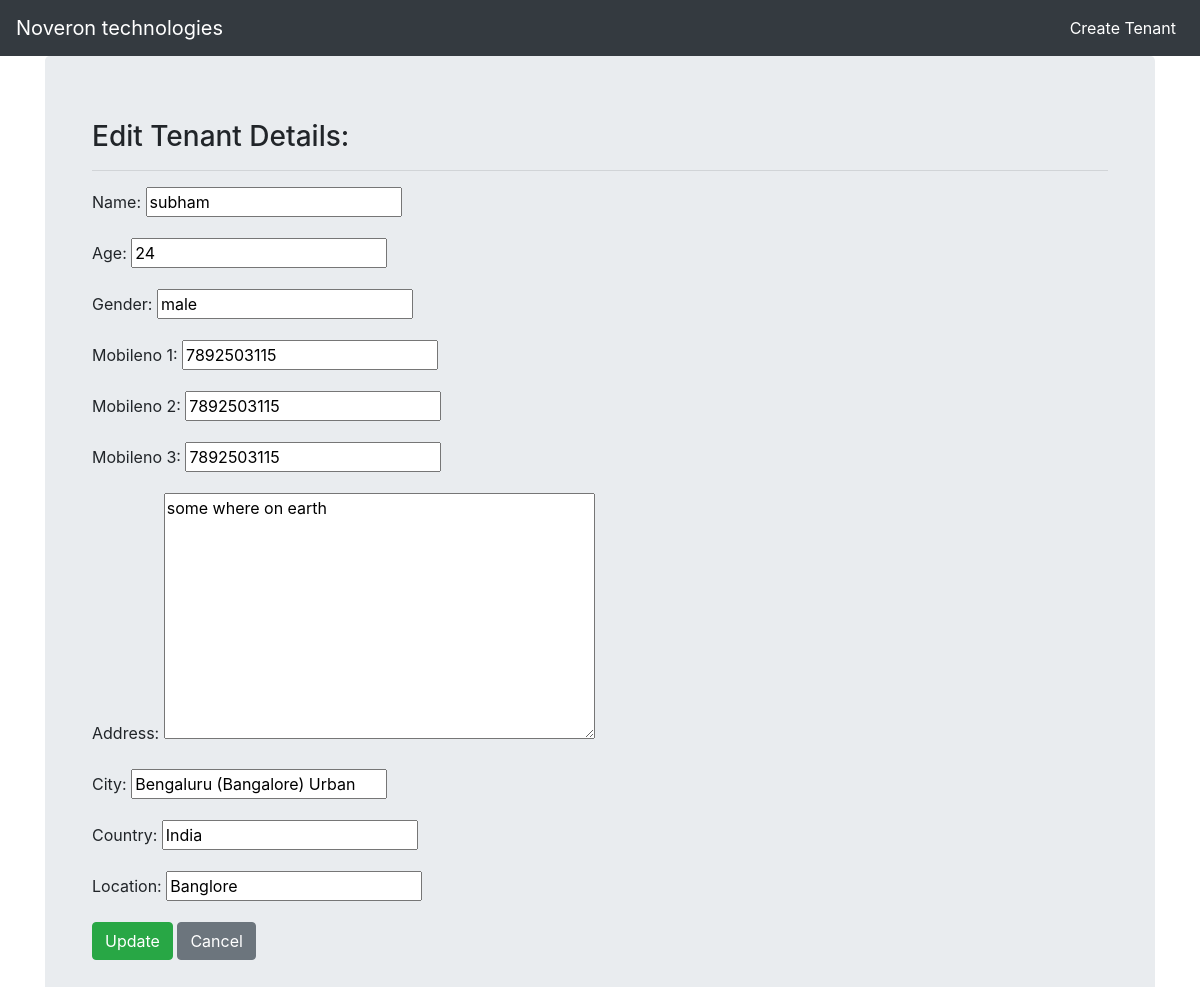
/tenants/3/subham/edit/, run on the app's committed database.
### delta/models.py (models this page shows, shortened)
class Tenants(models.Model):
    GENDER_CHOICE = {
        ('male', 'Male'), ('female', 'Female') ,('others', 'Others')
    }
    name=models.CharField(max_length=100)
    age=models.IntegerField(blank='true')
    gender = models.CharField(max_length=20, choices=GENDER_CHOICE, default='male')
    slug = models.SlugField(max_length=60)
    mobileno_1=models.CharField(max_length=10)
    mobileno_2=models.CharField(max_length=10)
    mobileno_3=models.CharField(max_length=10)
    address = models.TextField(max_length=200)
    city = models.CharField(max_length=30)
    country = models.CharField(max_length=30)
    created_on=models.DateTimeField(default=timezone.now)
    location = models.CharField(max_length=100)
    body=models.TextField(null=True,blank=True)

### delta/views.py (the view)
# urls.py: path('tenants/<int:id>/<str:slug>/edit/', views.UpdateTenant.as_view(), name='update'),
class UpdateTenant(UpdateView):
    model= Tenants
    form_class =TenantUpdateForm
    template_name = 'delta/tenants_edit.html'

### delta/forms.py
class TenantUpdateForm(forms.ModelForm):
    name = forms.CharField(widget=forms.TextInput(attrs={'id':'e-name'}));
    age = forms.CharField(widget=forms.TextInput(attrs={'id':'e-age','type':'number'}));
    gender = forms.CharField(widget=forms.TextInput(attrs={'id':'e-gender'}));
    mobileno_1 = forms.CharField(widget=forms.TextInput(attrs={'id':'e-num1','type':'number'}));
    mobileno_2 = forms.CharField(widget=forms.TextInput(attrs={'id':'e-num2','type':'number'}));
    mobileno_3 = forms.CharField(widget=forms.TextInput(attrs={'id':'e-num3','type':'number'}));
    address = forms.CharField(widget=forms.Textarea(attrs={'id':'e-address'}));
    city = forms.CharField(widget=forms.TextInput(attrs={'id':'e-city'}));
    country = forms.CharField(widget=forms.TextInput(attrs={'id':'e-country'}));
    class Meta:
        model = Tenants
        fields = ['name','age','gender','mobileno_1','mobileno_2','mobileno_3','address','city','country','location']

### delta/templates/delta/tenants_edit.html (shortened to what this page needs)
{% extends 'delta/base.html' %}
{% block content %}
  <div class="jumbotron container" id="edit-jumb">
    <div class="container">
      <h3>Edit Tenant Details:</h3>
      <hr>
      <form method="POST" >
        <fieldset class="post-edit-1" >
          {{ form.as_p }}
          <div class="submit-edit-form">
            <button type="submit" class="btn btn-success" name="button">Update</button>
            <a id="edit-cancel" class="btn btn-secondary" href="{% url 'detail' object.id object.slug %}">Cancel</a>
          </div>
        </fieldset>
      </form>
    </div>
  </div>
{% endblock %}

### data on the page
Tenants: name "subham", age "24", gender "male", mobileno_1 "7892503115", mobileno_2 "7892503115", mobileno_3 "7892503115", address "some where on earth", city "Bengaluru (Bangalore) Urban", country "India", location "Banglore"
